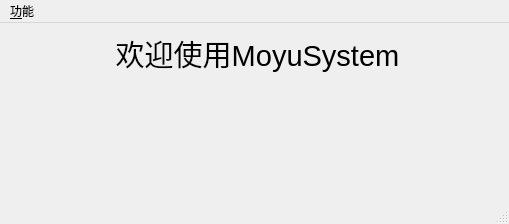
<?xml version="1.0" encoding="UTF-8"?>
<ui version="4.0">
 <class>MainWindow</class>
 <widget class="QMainWindow" name="MainWindow">
  <property name="geometry">
   <rect>
    <x>0</x>
    <y>0</y>
    <width>509</width>
    <height>224</height>
   </rect>
  </property>
  <property name="minimumSize">
   <size>
    <width>509</width>
    <height>224</height>
   </size>
  </property>
  <property name="maximumSize">
   <size>
    <width>9999</width>
    <height>99999</height>
   </size>
  </property>
  <property name="windowTitle">
   <string>MoyuSystem</string>
  </property>
  <widget class="QWidget" name="centralwidget">
   <layout class="QVBoxLayout" name="verticalLayout_2">
    <item>
     <layout class="QFormLayout" name="formLayout">
      <item row="0" column="1">
       <widget class="QLabel" name="label">
        <property name="font">
         <font>
          <pointsize>22</pointsize>
         </font>
        </property>
        <property name="text">
         <string>欢迎使用MoyuSystem</string>
        </property>
        <property name="alignment">
         <set>Qt::AlignCenter</set>
        </property>
       </widget>
      </item>
     </layout>
    </item>
   </layout>
  </widget>
  <widget class="QMenuBar" name="menubar">
   <property name="geometry">
    <rect>
     <x>0</x>
     <y>0</y>
     <width>509</width>
     <height>22</height>
    </rect>
   </property>
   <widget class="QMenu" name="menu">
    <property name="title">
     <string>&amp;功能</string>
    </property>
    <addaction name="photo"/>
    <addaction name="ooo"/>
    <addaction name="action_about"/>
   </widget>
   <addaction name="menu"/>
  </widget>
  <widget class="QStatusBar" name="statusbar"/>
  <action name="photo">
   <property name="text">
    <string>&amp;生成二维码</string>
   </property>
  </action>
  <action name="ooo">
   <property name="text">
    <string>&amp;本地解析管理器</string>
   </property>
  </action>
  <action name="action_about">
   <property name="text">
    <string>&amp;关于</string>
   </property>
   <property name="toolTip">
    <string>adout</string>
   </property>
  </action>
 </widget>
 <resources/>
 <connections>
  <connection>
   <sender>photo</sender>
   <signal>triggered()</signal>
   <receiver>MainWindow</receiver>
   <slot>qrcode()</slot>
   <hints>
    <hint type="sourcelabel">
     <x>-1</x>
     <y>-1</y>
    </hint>
    <hint type="destinationlabel">
     <x>277</x>
     <y>122</y>
    </hint>
   </hints>
  </connection>
  <connection>
   <sender>ooo</sender>
   <signal>triggered()</signal>
   <receiver>MainWindow</receiver>
   <slot>AnalysisManagement()</slot>
   <hints>
    <hint type="sourcelabel">
     <x>-1</x>
     <y>-1</y>
    </hint>
    <hint type="destinationlabel">
     <x>254</x>
     <y>111</y>
    </hint>
   </hints>
  </connection>
  <connection>
   <sender>action_about</sender>
   <signal>triggered()</signal>
   <receiver>MainWindow</receiver>
   <slot>about()</slot>
   <hints>
    <hint type="sourcelabel">
     <x>-1</x>
     <y>-1</y>
    </hint>
    <hint type="destinationlabel">
     <x>254</x>
     <y>111</y>
    </hint>
   </hints>
  </connection>
 </connections>
 <slots>
  <slot>qrcode()</slot>
  <slot>AnalysisManagement()</slot>
  <slot>about()</slot>
 </slots>
</ui>
